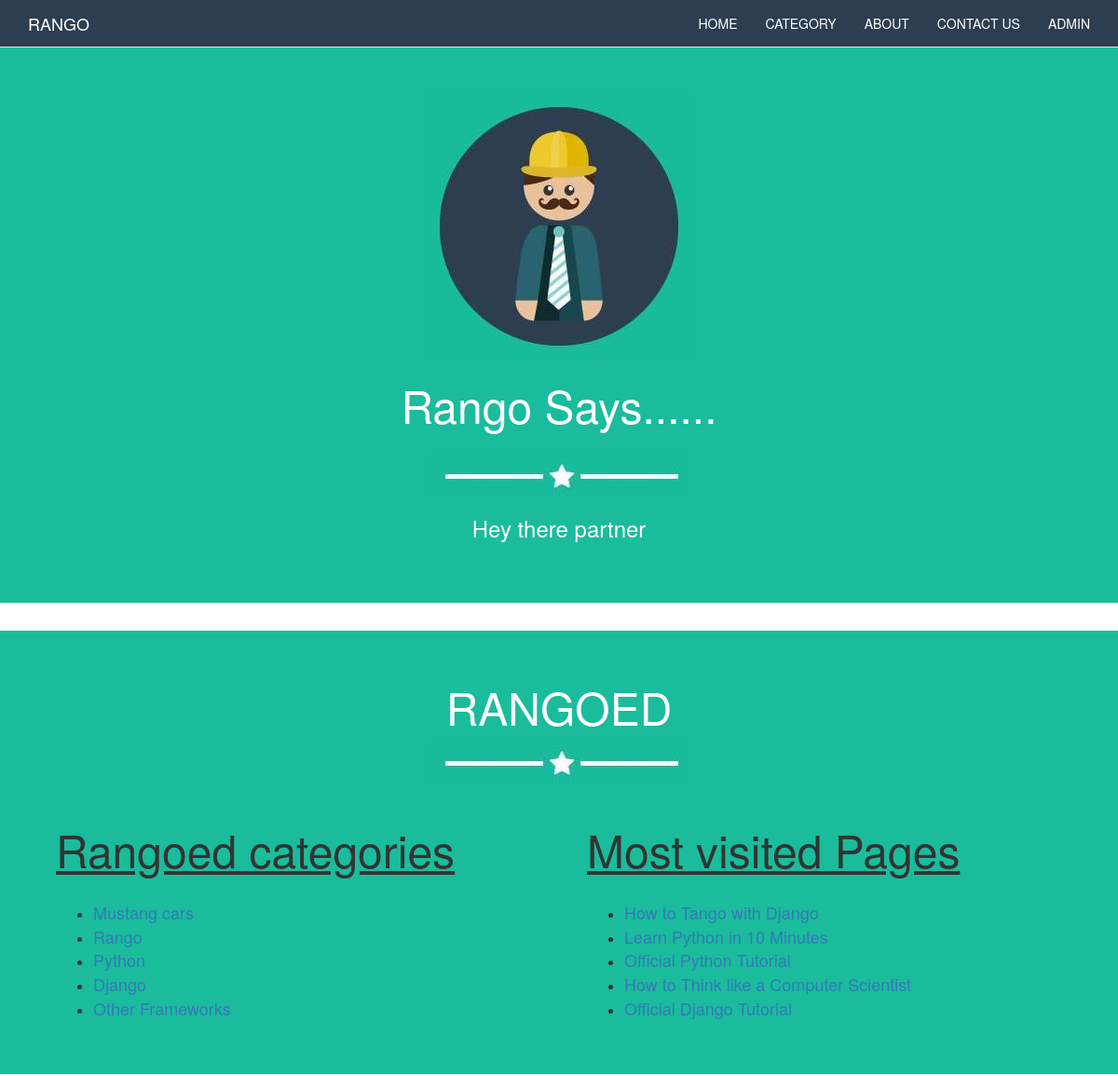
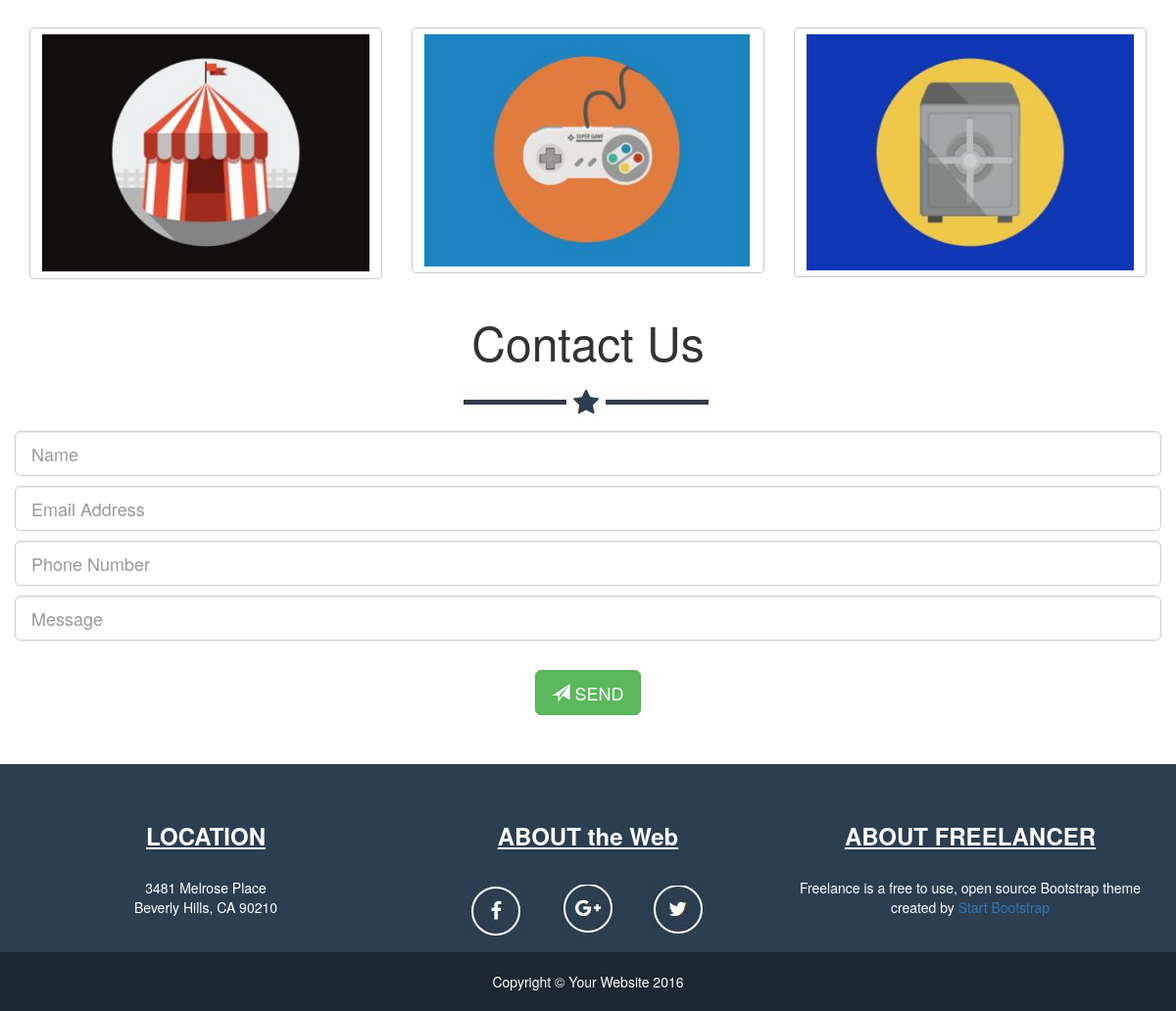
The page / on the database its author committed (2 pictures, top to bottom).
### rango/models.py (models this page shows, shortened)
class Category(models.Model):
	name = models.CharField(max_length=50, unique=True)
	views = models.IntegerField(default=0)
	likes = models.IntegerField(default=0)
	slug = models.SlugField(blank=True, unique=True)
	class Meta():
		verbose_name_plural = 'Categories'

class Page(models.Model):
	category = models.ForeignKey(Category)
	title = models.CharField(max_length=50)
	url = models.URLField()
	views = models.IntegerField(default=0)

### rango/views.py (the view)
# urls.py: url(r'^$', views.index,name= 'index'),
def index(request):
	category_list = Category.objects.order_by('-likes')[:5]
	page_list = Page.objects.order_by("-views")[:5]
	context_dict = {'categories': category_list, 'pages' : page_list}
	return render(request,'rango/index.html',context=context_dict)

### templates/rango/index.html (shortened to what this page needs)
<!DOCTYPE html>
{% load staticfiles %}
<!DOCTYPE html>
{% load bootstrap3 %}
{% bootstrap_css %}
<html>
	<head>
		{% include "rango/navbar.html" %}
	</head>
	<body>
		<div>
		<div class="jumbotron" id="#top">
			<p><img src={% static "images/2site/2.jpg" %} class="center-block img-responsive img-rounded" ></p>
			<p align="center"><font size="50" class="text-center" color="white">Rango Says......</font></p>
			<p align="center"><img src={% static "images/2site/line.jpg" %}></p>
			<p align="center"><font size="5" class="text-center" color="white">Hey there partner</font></p>
		</div>
	</div >
	<div class="jumbotron">
		<div align="center"><font size ="10" color="white">  RANGOED</font></div>
		<p align="center"><img src={% static "images/2site/line.jpg" %}></p><br/>
		<div class="container">
			<div class="col-lg-6">
				<div class="container">
					 <font size="7"><u>Rangoed categories</u></font><br/><br/>
						<div>
							{% if categories %}
							<ul>
								{% for category in categories %}
									<li><font size ="4" color="#2C3E50"> <a class=" " href="rango/category/{{ category.slug }}">{{ category.name }}</a></font </li>
								{% endfor %}
							</ul>
							{% else %}
								<strong>There are no categories present. </strong>
							{% endif %}
						</div>
				</div>
			</div>
			<div class="col-lg-6">
				<div class="container">
					<font size="7"><u>Most visited Pages</u></font><br/><br/>
					<div>
						{% if pages %}
							<ul>
								{% for page in pages %}
									<li><font size ="4" color="#2C3E50"><a href="{{ page.url }}">{{ page.title }}</a></font></li>
								{% endfor %}
							</ul>
						{% else %}
							<strong> There are no pages present </strong>
						{% endif%}
					</div>
				</div>
			</div>
		</div>
	</div>
	<div class="container">
		<div class="row">
			<div class="col-sm-4 col-xs-12">
				<p align="center"><img src={% static "images/2site/p3.jpg" %} alt="" class="img-responsive btn btn-default"></p>
			</div>
			<div class="col-sm-4 col-xs-12">
				<p align="center"><img src={% static "images/2site/p4.jpg" %} alt="" class="img-responsive btn btn-default"></p>
			</div>
			<div class="col-sm-4 col-xs-12">
				<p align="center"><img src={% static "images/2site/p5.jpg" %} alt="" class="img-responsive btn btn-default"></p>
			</div>
		</div>
	</div><br/>
	<div class="container" id="#contact">
		<div class="row">
			<div class="col-lg-12">
				<p align="center"><font size="50">Contact Us</font></p>
				<p align="center"><img src={% static "images/2site/line2.jpg" %}></p>
			</div>
		</div>
			<div class="row ">
				<p align="center"><input type="text" name="firstname" placeholder="Name" class="form-control input-lg"></p>
			</div>
			<div class="row">
				<p align="center"><input type="text" name="firstname" placeholder="Email Address" class="form-control input-lg"></p>
			</div>
			<div class="row">
				<p align="center"><input type="text" name="firstname" placeholder="Phone Number" class="form-control input-lg"></p>
			</div>
			<div class="row">
				<p align="center"><input type="text" name="firstname" placeholder="Message" class="form-control input-lg"></p>
			</div>
			<br/>
			<p align="center"><a href="#" class="btn btn-success btn-lg"><span class="glyphicon glyphicon-send"></span>  SEND</a></p>
			<br>
			<br>
	</div>
	<footer class="text-center">
			<div class="footer-above">
				<div class="container">
					<div class="row">
						<div class="footer-col col-md-4">
							<br>
							<br>
							<h3><b><u>LOCATION</u></b></h3><br/>
							<p>3481 Melrose Place <br/>Beverly Hills, CA 90210</p>
						</div>
						<div class="footer-col col-md-4">
							<br>
							<br>
							<h3><b><u>ABOUT the Web</u></b></h3><br/>
							<ul class="list-inline">
								<li>
									<a href="www.facebook.com" class="btn btn-rounded"><img src={% static "images/2site/f.jpg" %}></a>
								</li>
								<li>
									<a href="www.google+.com" class="btn btn-rounded"><img src={% static "images/2site/g.jpg" %}></a>
								</li>
								<li>
									<a href="www.twitter.com" class="btn btn-rounded"><img src={% static "images/2site/t.jpg" %}></a>
								</li>
							</ul>
						</div>
						<div class="footer-col col-md-4">
							<br>
							<br>
							<h3><b><u>ABOUT FREELANCER</u></b></h3><br/>
							<p>Freelance is a free to use, open source Bootstrap theme created by<a href="www.djangoofficeialdocumentaion.com"> Start Bootstrap</a></p>
						</div>
					</div>
				</div>
			</div>
			<div class="footer-below">
				<div class= "container">
					<div class="row">
						<div class="col-lg-12"><br/>
							Copyright © Your Website 2016
							<br/><br/>
						</div>
					</div>
				</div>
			</div>
		</footer>
</body>
</html>

### templates/rango/navbar.html (shortened to what this page needs)
{% load staticfiles %}
{% load bootstrap3 %}
{% bootstrap_css %}
<html>
<head>
{% block head %}
	<link rel="stylesheet" type="text/css" href="{% static "css/custom.css" %}">
	<div>
		<div class="row">
			<nav class="navbar navbar-default navbar-fixed-top navbar-custom" role = "navigation">
				<div class="container">
					<div class="navbar-header">
						<a href="/rango/" align="center" class="navbar-brand"><font color="white" size="4">RANGO</font></a>
					</div>
					<div class="collapse navbar-collapse" id = "collapse">
						<ul class="nav navbar-nav navbar-right">
							<li><a href="/rango/"><font color="white">HOME</font></a></li>
							<li><a href="/rango/category" class="active"><font color="white">CATEGORY</font></a></li>
							<li><a href="/rango/about"><font color="white">ABOUT</font></a></li>
							<li><a href="/rango/contact"><font color="white">CONTACT US</font></a></li>
							<li><a href="/admin"><font color="white">ADMIN</font></a></li>
						</ul>
					</div>
				</div>
			</nav>
		</div>
	</div>
{% endblock %}
</head>
<body>
</body>
</html>

### static/css/custom.css (style rules this page uses)
body { padding-top: 50px; }
.jumbotron { background-color: #1ABC9C !important; }
.navbar-default { background-color: #2C3E50; }
.col-lg-1, .col-lg-10, .col-lg-11, .col-lg-12, .col-lg-2, .col-lg-3, .col-lg-4, .col-lg-5, .col-lg-6, .col-lg-7, .col-lg-8, .col-lg-9, .col-md-1, .col-md-10, .col-md-11, .col-md-12, .col-md-2, .col-md-3, .col-md-4, .col-md-5, .col-md-6, .col-md-7, .col-md-8, .col-md-9, .col-sm-1, .col-sm-10, .col-sm-11, .col-sm-12, .col-sm-2, .col-sm-3, .col-sm-4, .col-sm-5, .col-sm-6, .col-sm-7, .col-sm-8, .col-sm-9, .col-xs-1, .col-xs-10, .col-xs-11, .col-xs-12, .col-xs-2, .col-xs-3, .col-xs-4, .col-xs-5, .col-xs-6, .col-xs-7, .col-xs-8, .col-xs-9 { position: relative; min-height: 1px; padding-right: 15px; padding-left: 15px; }
footer { background-color : #2C3E50; color: white; }
.footer-below { background-color : #1C2833; color: white; }

### rows shown on the page
Category: name "Mustang cars"
Category: name "Rango"
Category: name "Python"
Category: name "Django"
Category: name "Other Frameworks"
Page: title "How to Tango with Django"
Page: title "Learn Python in 10 Minutes"
Page: title "Official Python Tutorial"
Page: title "How to Think like a Computer Scientist"
Page: title "Official Django Tutorial"
